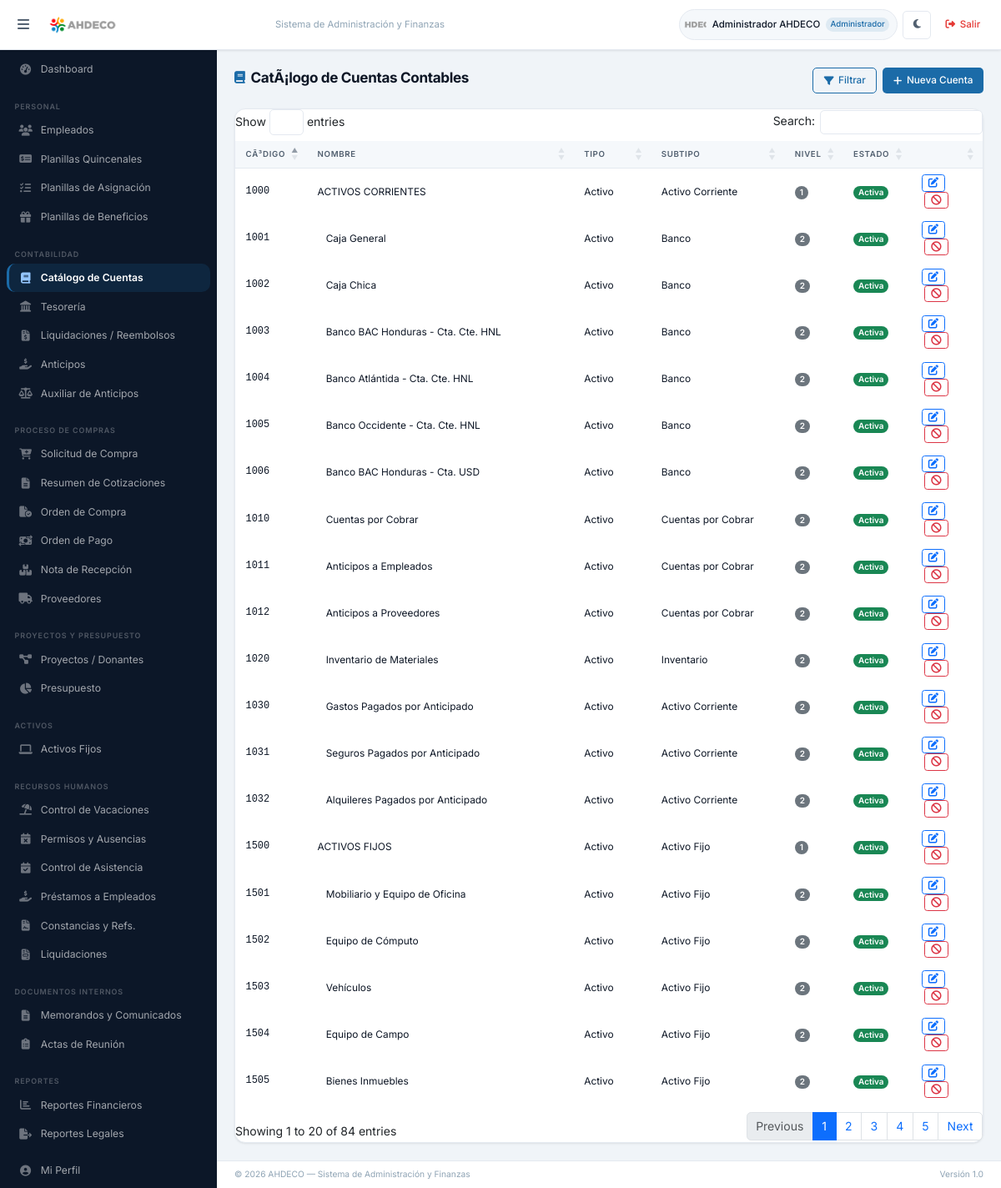
/cuentas.php (signed in), run on the app's committed database.
### tables this page shows
CREATE TABLE usuarios (
    id INT AUTO_INCREMENT PRIMARY KEY,
    nombre VARCHAR(100) NOT NULL,
    email VARCHAR(150) UNIQUE NOT NULL,
    password VARCHAR(255) NOT NULL,
    rol ENUM('admin','contador','asistente','visualizador') DEFAULT 'asistente',
    activo TINYINT(1) DEFAULT 1,
    ultimo_acceso DATETIME,
    created_at TIMESTAMP DEFAULT CURRENT_TIMESTAMP
);

CREATE TABLE cuentas_contables (
    id INT AUTO_INCREMENT PRIMARY KEY,
    codigo VARCHAR(20) UNIQUE NOT NULL,
    nombre VARCHAR(200) NOT NULL,
    tipo ENUM('activo','pasivo','capital','ingreso','gasto','otro_ingreso','otro_gasto') NOT NULL,
    subtipo VARCHAR(100),
    cuenta_padre_id INT DEFAULT NULL,
    nivel INT DEFAULT 1,
    descripcion TEXT,
    activa TINYINT(1) DEFAULT 1,
    created_at TIMESTAMP DEFAULT CURRENT_TIMESTAMP,
    FOREIGN KEY (cuenta_padre_id) REFERENCES cuentas_contables(id) ON DELETE SET NULL
);

### config/auth.php (called while the page is built, shortened)
<?php
function rolLabel(string $rol): string {
    return ROLES[$rol] ?? ucfirst($rol);
}
function puedeAcceder(string $pagina): bool {
    $r = ROLES_RESTRINGIDOS[$_SESSION['usuario_rol'] ?? ''] ?? null;
    return !$r || in_array($pagina, $r['paginas'], true);
}
function requireLogin() {
    if (isset($GLOBALS['pdo'])) {
        $s = $GLOBALS['pdo']->prepare("SELECT rol, activo FROM usuarios WHERE id=?");
        $s->execute([$_SESSION['usuario_id']]);
    }
}
function currentUser() {
    return [
        'id'     => $_SESSION['usuario_id'] ?? null,
        'nombre' => $_SESSION['usuario_nombre'] ?? '',
        'rol'    => $_SESSION['usuario_rol'] ?? '',
        'email'  => $_SESSION['usuario_email'] ?? '',
        'foto'   => $_SESSION['usuario_foto']  ?? '',
    ];
}

### cuentas.php (the view, shortened to what this page needs)
<?php
require_once __DIR__ . '/config/db.php';
require_once __DIR__ . '/config/auth.php';
requireLogin();
$cuentas = $pdo->query("SELECT c.*,p.nombre as padre_nombre FROM cuentas_contables c LEFT JOIN cuentas_contables p ON c.cuenta_padre_id=p.id ORDER BY c.codigo")->fetchAll();
$tipos   = ['activo'=>'Activo','pasivo'=>'Pasivo','capital'=>'Capital','ingreso'=>'Ingreso','gasto'=>'Gasto','otro_ingreso'=>'Otro Ingreso','otro_gasto'=>'Otro Gasto'];
include __DIR__ . '/includes/header.php';
?>
<div class="page-header">
  <h1><i class="fas fa-book"></i> CatÃ¡logo de Cuentas Contables</h1>
  <div class="d-flex gap-2">
    <button class="btn-ahdeco-outline" data-bs-toggle="collapse" data-bs-target="#filtros"><i class="fas fa-filter"></i> Filtrar</button>
    <button class="btn-ahdeco" data-bs-toggle="modal" data-bs-target="#modal-cuenta"><i class="fas fa-plus"></i> Nueva Cuenta</button>
  </div>
</div>
<div class="card">
  <div class="card-body p-0">
    <table id="tbl-cuentas" class="table-ahdeco w-100">
      <thead><tr><th>CÃ³digo</th><th>Nombre</th><th>Tipo</th><th>Subtipo</th><th>Nivel</th><th>Estado</th><th></th></tr></thead>
      <tbody>
        <?php foreach ($cuentas as $c): ?>
        <tr data-tipo="<?= $c['tipo'] ?>">
          <td class="font-mono"><?= htmlspecialchars($c['codigo']) ?></td>
          <td><?= str_repeat('&nbsp;&nbsp;&nbsp;', $c['nivel']-1) ?><?= htmlspecialchars($c['nombre']) ?></td>
          <td><?= $tipos[$c['tipo']]??$c['tipo'] ?></td>
          <td><?= htmlspecialchars($c['subtipo']) ?></td>
          <td><span class="badge bg-secondary"><?= $c['nivel'] ?></span></td>
          <td><?= $c['activa'] ? '<span class="badge bg-success">Activa</span>' : '<span class="badge bg-danger">Inactiva</span>' ?></td>
          <td>
            <button class="btn btn-sm btn-outline-primary py-0 px-2" onclick='editCuenta(<?= json_encode($c) ?>)'><i class="fas fa-edit"></i></button>
            <button class="btn btn-sm btn-outline-danger py-0 px-2 ms-1" onclick="deleteRecord('cuentas.php',<?= $c['id'] ?>,()=>location.reload())"><i class="fas fa-ban"></i></button>
          </td>
        </tr>
        <?php endforeach; ?>
      </tbody>
    </table>
  </div>
</div>
<?php
include __DIR__ . '/includes/footer.php';
?>

### includes/header.php (shortened to what this page needs)
<?php
$user = currentUser();
$_avatarFoto = $user['foto'] ? BASE_URL . $user['foto'] : '';
?>
<!DOCTYPE html>
<html lang="es">
<head>
  <link rel="stylesheet" href="https://cdnjs.cloudflare.com/ajax/libs/font-awesome/6.5.0/css/all.min.css">
  <link rel="stylesheet" href="https://cdn.datatables.net/1.13.7/css/dataTables.bootstrap5.min.css">
  <link rel="stylesheet" href="https://cdn.jsdelivr.net/npm/bootstrap@5.3.2/dist/css/bootstrap.min.css">
  <link rel="stylesheet" href="https://cdn.jsdelivr.net/npm/flatpickr/dist/flatpickr.min.css">
  <link rel="stylesheet" href="https://cdn.jsdelivr.net/npm/select2@4.1.0-rc.0/dist/css/select2.min.css">
  <link rel="stylesheet" href="https://cdn.jsdelivr.net/npm/select2-bootstrap-5-theme@1.3.0/dist/select2-bootstrap-5-theme.min.css">
  <link rel="stylesheet" href="<?= BASE_URL ?>assets/css/ahdeco.css">
</head>
<body>
<nav id="topbar">
  <button class="btn-hamburger" id="btn-toggle-sidebar" title="Menú">
    <i class="fas fa-bars"></i>
  </button>
  <div class="brand">
    <img src="<?= BASE_URL ?>assets/images/logo2.png" alt="AHDECO">
  </div>
  <span class="topbar-title">Sistema de Administración y Finanzas</span>
  <div class="topbar-right">
    <a href="<?= BASE_URL ?>perfil.php" class="topbar-user d-none d-md-flex" style="text-decoration:none;color:inherit">
      <div class="avatar" style="background:none;padding:0;overflow:hidden;flex-shrink:0">
        <img src="<?= $_avatarFoto ?: BASE_URL . 'assets/images/logo2.png' ?>"
             alt=""
             style="width:27px;height:27px;object-fit:cover;border-radius:50%;display:block;">
      </div>
      <span><?= htmlspecialchars($user['nombre']) ?></span>
      <span class="topbar-role"><?= htmlspecialchars(rolLabel($user['rol'])) ?></span>
    </a>
    <button id="btn-theme" onclick="toggleTheme()" title="Cambiar tema">
      <i class="fas fa-moon" id="theme-icon"></i>
    </button>
    <a href="<?= BASE_URL ?>logout.php" class="btn-logout" title="Cerrar sesión">
      <i class="fas fa-sign-out-alt"></i> <span class="d-none d-md-inline">Salir</span>
    </a>
  </div>
</nav>
<?php include __DIR__ . '/sidebar.php'; ?>
<main id="main-content">

### includes/sidebar.php (shortened to what this page needs)
<?php
$cur = basename($_SERVER['PHP_SELF']);
function sidebarItem(string $file, string $icon, string $label, string $cur, string $badge = ''): string {
    $active = ($cur === $file) ? 'active' : '';
    $b = $badge ? "<span class=\"badge-count\">{$badge}</span>" : '';
    return "<a href=\"" . BASE_URL . "{$file}\" class=\"sidebar-item {$active}\" data-page=\"{$file}\">
        <i class=\"fas {$icon}\"></i> {$label}{$b}
    </a>";
}
function sidebarSection(string $title, string ...$items): string {
    $html = implode("\n    ", array_filter($items));
    $t = $title ? "<div class=\"sidebar-section-title\">{$title}</div>\n    " : '';
    return "<div class=\"sidebar-section\">\n    {$t}{$html}\n  </div>";
}
?>
<nav id="sidebar">
  <?= sidebarSection('',
    sidebarItem('dashboard.php', 'fa-gauge-high', 'Dashboard', $cur)) ?>
  <?= sidebarSection('Personal',
    sidebarItem('empleados.php',            'fa-users',              'Empleados', $cur),
    sidebarItem('planillas.php',            'fa-money-check-dollar', 'Planillas Quincenales', $cur),
    sidebarItem('planillas_asignacion.php', 'fa-list-check',         'Planillas de Asignación', $cur),
    sidebarItem('planillas_beneficios.php', 'fa-gift',               'Planillas de Beneficios', $cur)) ?>
  <?= sidebarSection('Contabilidad',
    sidebarItem('cuentas.php',               'fa-book',                'Catálogo de Cuentas', $cur),
    sidebarItem('tesoreria.php',             'fa-landmark',            'Tesorería', $cur),
    sidebarItem('gastos_solicitud.php',      'fa-file-invoice-dollar', 'Liquidaciones / Reembolsos', $cur),
    sidebarItem('gastos_viajes.php',         'fa-hand-holding-dollar', 'Anticipos', $cur),
    sidebarItem('gastos_viaje_auxiliar.php', 'fa-scale-balanced',      'Auxiliar de Anticipos', $cur)) ?>
  <?= sidebarSection('Proceso de Compras',
    sidebarItem('compras_solicitud.php',    'fa-cart-plus',            'Solicitud de Compra', $cur),
    sidebarItem('compras_cotizaciones.php', 'fa-file-lines',           'Resumen de Cotizaciones', $cur),
    sidebarItem('compras_orden.php',        'fa-file-circle-check',    'Orden de Compra', $cur),
    sidebarItem('compras_pago.php',         'fa-money-bill-transfer',  'Orden de Pago', $cur),
    sidebarItem('compras_recepcion.php',    'fa-boxes-stacked',        'Nota de Recepción', $cur),
    sidebarItem('proveedores.php',          'fa-truck',                'Proveedores', $cur)) ?>
  <?= sidebarSection('Proyectos y Presupuesto',
    sidebarItem('proyectos.php',   'fa-diagram-project', 'Proyectos / Donantes', $cur),
    sidebarItem('presupuesto.php', 'fa-chart-pie',       'Presupuesto', $cur)) ?>
  <?= sidebarSection('Activos',
    sidebarItem('activos.php', 'fa-laptop', 'Activos Fijos', $cur)) ?>
  <?= sidebarSection('Recursos Humanos',
    sidebarItem('vacaciones.php',    'fa-umbrella-beach',      'Control de Vacaciones', $cur),
    sidebarItem('permisos.php',      'fa-calendar-xmark',      'Permisos y Ausencias', $cur),
    sidebarItem('asistencia.php',    'fa-calendar-check',      'Control de Asistencia', $cur),
    sidebarItem('prestamos.php',     'fa-hand-holding-dollar', 'Préstamos a Empleados', $cur),
    sidebarItem('constancias.php',   'fa-file-contract',       'Constancias y Refs.', $cur),
    sidebarItem('liquidaciones.php', 'fa-file-invoice',        'Liquidaciones', $cur)) ?>
  <?= sidebarSection('Documentos Internos',
    sidebarItem('memorandos.php', 'fa-file-lines',     'Memorandos y Comunicados', $cur),
    sidebarItem('actas.php',      'fa-clipboard-list', 'Actas de Reunión', $cur)) ?>
  <?= sidebarSection('Reportes',
    sidebarItem('reportes.php',         'fa-chart-bar',   'Reportes Financieros', $cur),
    sidebarItem('reportes_legales.php', 'fa-file-export', 'Reportes Legales', $cur)) ?>
  <?= sidebarSection('',
    sidebarItem('perfil.php', 'fa-circle-user', 'Mi Perfil', $cur)) ?>
</nav>

### includes/footer.php (shortened to what this page needs)
</main>
<footer class="app-footer">
  <span>&copy; <?= date('Y') ?> AHDECO &mdash; Sistema de Administración y Finanzas</span>
  <span>Versión 1.0</span>
</footer>
</body>
</html>

### data on the page
usuarios: rol "Administrador"
cuentas_contables: codigo "1000", nombre "ACTIVOS CORRIENTES", tipo "Activo", subtipo "Activo Corriente", nivel "1", activa "Activa"
cuentas_contables: codigo "1001", nombre "Caja General", tipo "Activo", subtipo "Banco", nivel "2", activa "Activa"
cuentas_contables: codigo "1002", nombre "Caja Chica", tipo "Activo", subtipo "Banco", nivel "2", activa "Activa"
cuentas_contables: codigo "1003", nombre "Banco BAC Honduras - Cta. Cte. HNL", tipo "Activo", subtipo "Banco", nivel "2", activa "Activa"
cuentas_contables: codigo "1004", nombre "Banco Atlántida - Cta. Cte. HNL", tipo "Activo", subtipo "Banco", nivel "2", activa "Activa"
cuentas_contables: codigo "1005", nombre "Banco Occidente - Cta. Cte. HNL", tipo "Activo", subtipo "Banco", nivel "2", activa "Activa"
cuentas_contables: codigo "1006", nombre "Banco BAC Honduras - Cta. USD", tipo "Activo", subtipo "Banco", nivel "2", activa "Activa"
cuentas_contables: codigo "1010", nombre "Cuentas por Cobrar", tipo "Activo", subtipo "Cuentas por Cobrar", nivel "2", activa "Activa"
cuentas_contables: codigo "1011", nombre "Anticipos a Empleados", tipo "Activo", subtipo "Cuentas por Cobrar", nivel "2", activa "Activa"
cuentas_contables: codigo "1012", nombre "Anticipos a Proveedores", tipo "Activo", subtipo "Cuentas por Cobrar", nivel "2", activa "Activa"
cuentas_contables: codigo "1020", nombre "Inventario de Materiales", tipo "Activo", subtipo "Inventario", nivel "2", activa "Activa"
cuentas_contables: codigo "1030", nombre "Gastos Pagados por Anticipado", tipo "Activo", subtipo "Activo Corriente", nivel "2", activa "Activa"
cuentas_contables: codigo "1031", nombre "Seguros Pagados por Anticipado", tipo "Activo", subtipo "Activo Corriente", nivel "2", activa "Activa"
cuentas_contables: codigo "1032", nombre "Alquileres Pagados por Anticipado", tipo "Activo", subtipo "Activo Corriente", nivel "2", activa "Activa"
cuentas_contables: codigo "1500", nombre "ACTIVOS FIJOS", tipo "Activo", subtipo "Activo Fijo", nivel "1", activa "Activa"
cuentas_contables: codigo "1501", nombre "Mobiliario y Equipo de Oficina", tipo "Activo", subtipo "Activo Fijo", nivel "2", activa "Activa"
cuentas_contables: codigo "1502", nombre "Equipo de Cómputo", tipo "Activo", subtipo "Activo Fijo", nivel "2", activa "Activa"
cuentas_contables: codigo "1503", nombre "Vehículos", tipo "Activo", subtipo "Activo Fijo", nivel "2", activa "Activa"
cuentas_contables: codigo "1504", nombre "Equipo de Campo", tipo "Activo", subtipo "Activo Fijo", nivel "2", activa "Activa"
cuentas_contables: codigo "1505", nombre "Bienes Inmuebles", tipo "Activo", subtipo "Activo Fijo", nivel "2", activa "Activa"

### other printed values
$user['nombre'] "Administrador AHDECO"
$title "PERSONAL CONTABILIDAD PROCESO DE COMPRAS PROYECTOS Y PRESUPUESTO ACTIVOS RECURSOS HUMANOS DOCUMENTOS INTERNOS REPORTES"
